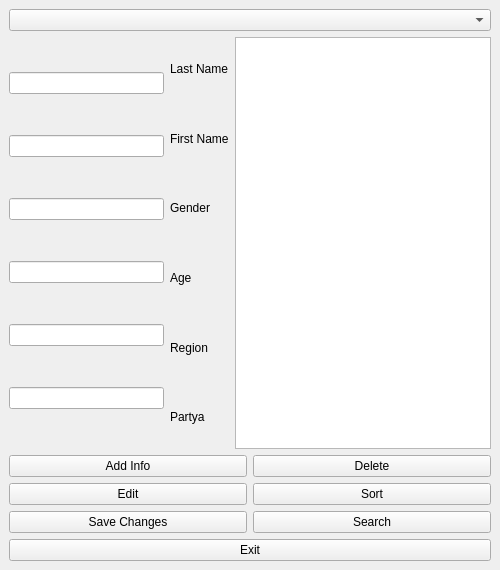
<?xml version="1.0" encoding="UTF-8"?>
<ui version="4.0">
 <class>MainWindow</class>
 <widget class="QMainWindow" name="MainWindow">
  <property name="geometry">
   <rect>
    <x>0</x>
    <y>0</y>
    <width>500</width>
    <height>570</height>
   </rect>
  </property>
  <property name="maximumSize">
   <size>
    <width>500</width>
    <height>700</height>
   </size>
  </property>
  <property name="contextMenuPolicy">
   <enum>Qt::NoContextMenu</enum>
  </property>
  <property name="windowTitle">
   <string>Hospital database</string>
  </property>
  <widget class="QWidget" name="centralwidget">
   <layout class="QGridLayout" name="gridLayout_2">
    <item row="1" column="0">
     <layout class="QHBoxLayout" name="horizontalLayout">
      <item>
       <layout class="QVBoxLayout" name="verticalLayout">
        <item>
         <widget class="QLineEdit" name="last_name"/>
        </item>
        <item>
         <widget class="QLineEdit" name="first_name"/>
        </item>
        <item>
         <widget class="QLineEdit" name="gender"/>
        </item>
        <item>
         <widget class="QLineEdit" name="age"/>
        </item>
        <item>
         <widget class="QLineEdit" name="chamber"/>
        </item>
        <item>
         <widget class="QLineEdit" name="Partya"/>
        </item>
       </layout>
      </item>
      <item>
       <layout class="QVBoxLayout" name="verticalLayout_2">
        <item>
         <widget class="QLabel" name="label">
          <property name="text">
           <string>Last Name</string>
          </property>
         </widget>
        </item>
        <item>
         <widget class="QLabel" name="label_2">
          <property name="text">
           <string>First Name</string>
          </property>
         </widget>
        </item>
        <item>
         <widget class="QLabel" name="label_3">
          <property name="text">
           <string>Gender</string>
          </property>
         </widget>
        </item>
        <item>
         <widget class="QLabel" name="label_4">
          <property name="text">
           <string>Age</string>
          </property>
         </widget>
        </item>
        <item>
         <widget class="QLabel" name="label_5">
          <property name="text">
           <string>Region</string>
          </property>
         </widget>
        </item>
        <item>
         <widget class="QLabel" name="label_6">
          <property name="text">
           <string>Partya</string>
          </property>
         </widget>
        </item>
       </layout>
      </item>
      <item>
       <widget class="QTextBrowser" name="textBrowser"/>
      </item>
     </layout>
    </item>
    <item row="0" column="0">
     <widget class="QComboBox" name="comboBox"/>
    </item>
    <item row="2" column="0">
     <layout class="QGridLayout" name="gridLayout">
      <item row="1" column="0">
       <widget class="QPushButton" name="Edit">
        <property name="text">
         <string>Edit</string>
        </property>
       </widget>
      </item>
      <item row="1" column="1">
       <widget class="QPushButton" name="Sort">
        <property name="text">
         <string>Sort</string>
        </property>
       </widget>
      </item>
      <item row="0" column="1">
       <widget class="QPushButton" name="Delete">
        <property name="text">
         <string>Delete</string>
        </property>
       </widget>
      </item>
      <item row="0" column="0">
       <widget class="QPushButton" name="addInfo">
        <property name="text">
         <string>Add Info</string>
        </property>
       </widget>
      </item>
      <item row="2" column="0">
       <widget class="QPushButton" name="Save">
        <property name="text">
         <string>Save Changes</string>
        </property>
       </widget>
      </item>
      <item row="2" column="1">
       <widget class="QPushButton" name="Search">
        <property name="text">
         <string>Search</string>
        </property>
       </widget>
      </item>
     </layout>
    </item>
    <item row="3" column="0">
     <widget class="QPushButton" name="exit">
      <property name="text">
       <string>Exit</string>
      </property>
     </widget>
    </item>
   </layout>
  </widget>
 </widget>
 <resources/>
 <connections/>
</ui>
